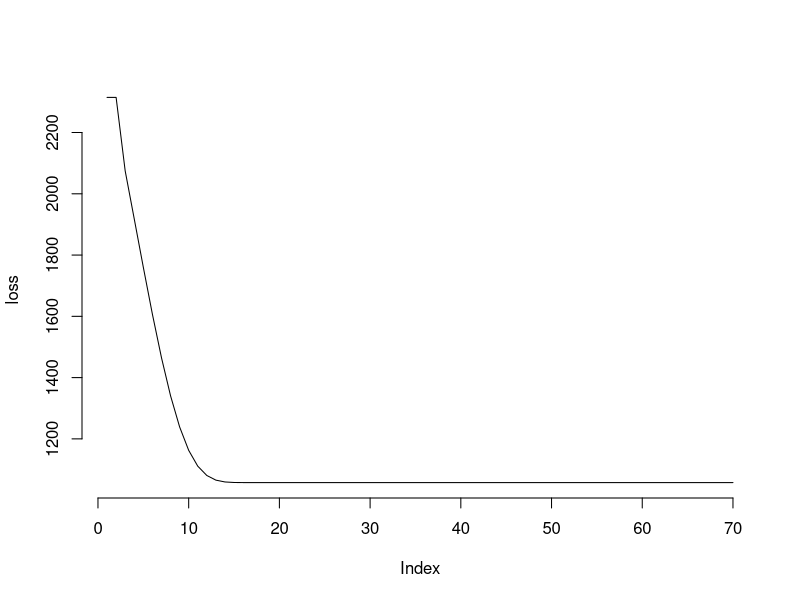

Generate this figure with R:
#' ---
#' title: "Gradient Descent"
#' author: "Michael Clark"
#' css: '../other.css'
#' highlight: pygments
#' date: ""
#' ---

#' Gradient descent for a standard linear regression model.  The function takes
#' arguments starting points for the parameters to be estimated, a tolerance or
#' maximum iteration value to provide a stopping point, stepsize (or starting
#' stepsize for adaptive approach), whether to print out iterations, and whether
#' to plot the loss over each iteration.
#' 
#' 
#' 
#' # Data Setup
#' 
#' Create some basic data for standard regression.

set.seed(8675309)

n  = 1000
x1 = rnorm(n)
x2 = rnorm(n)
y  = 1 + .5*x1 + .2*x2 + rnorm(n)
X  = cbind(Intercept = 1, x1, x2)  # model matrix



#' # Gradient Descent Algorithm


gd = function(
  par,
  X,
  y,
  tolerance = 1e-3,
  maxit     = 1000,
  stepsize  = 1e-3,
  adapt     = FALSE,
  verbose   = TRUE,
  plotLoss  = TRUE
  ) {
  
  # initialize
  beta = par; names(beta) = colnames(X)
  loss = crossprod(X %*% beta - y)
  tol  = 1
  iter = 1
  
  while(tol > tolerance && iter < maxit){
    
    LP   = X %*% beta
    grad = t(X) %*% (LP - y)
    betaCurrent = beta - stepsize * grad
    tol  = max(abs(betaCurrent - beta))
    beta = betaCurrent
    loss = append(loss, crossprod(LP - y))
    iter = iter + 1
    
    if (adapt)
      stepsize = ifelse(
        loss[iter] < loss[iter - 1],  
        stepsize * 1.2, 
        stepsize * .8
      )
    
    if (verbose && iter %% 10 == 0)
      message(paste('Iteration:', iter))
  }
  
  if (plotLoss)
    plot(loss, type = 'l', bty = 'n')
  
  list(
    par    = beta,
    loss   = loss,
    RSE    = sqrt(crossprod(LP - y) / (nrow(X) - ncol(X))), 
    iter   = iter,
    fitted = LP
  )
}


#' ## Run
#' 
#' Set starting values.

init = rep(0, 3)

#' For any particular data you'd have to fiddle with the `stepsize`, which could 
#' be assessed via cross-validation, or alternatively one can use an
#' adaptive approach, a simple one of which is implemented in this function.

gd_result = gd(
  init,
  X = X,
  y = y,
  tolerance = 1e-8,
  stepsize  = 1e-4,
  adapt     = TRUE
)

str(gd_result)

#' ## Comparison
#' 
#' We can compare to standard linear regression.

rbind(
  gd = round(gd_result$par[, 1], 5),
  lm = coef(lm(y ~ x1 + x2))
)

# summary(lm(y ~ x1 + x2))


#' # Source
#' Base R source code found at https://github.com/m-clark/Miscellaneous-R-Code/blob/master/ModelFitting/gradient_descent.R
